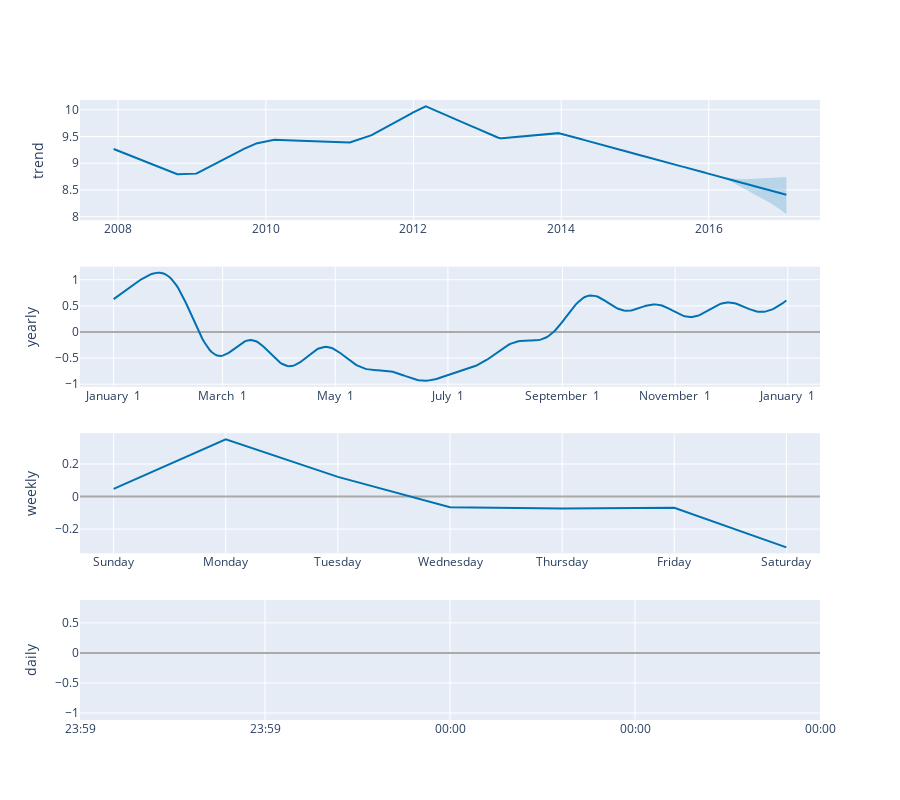

This figure's notebook cell:
### Code cell
plot_components_plotly(m, forecast)

### Figure 1 — Plotly figure (JSON) as saved in the notebook; plotly's stock layout.template omitted (floating-point values rounded to 4 significant figures; data arrays with more than 128 entries replaced by an {"elided": "..."} marker saying what was removed)
{"data": [{"line": {"color": "#0072B2", "width": 2}, "mode": "lines", "name": "trend", "type": "scatter", "x": {"elided": "3270 str values"}, "xaxis": "x", "y": {"elided": "3270 float values"}, "yaxis": "y"}, {"line": {"color": "rgba(0, 114, 178, 0.2)", "width": 0}, "mode": "lines", "name": "trend_upper", "type": "scatter", "x": {"elided": "3270 str values"}, "xaxis": "x", "y": {"elided": "3270 float values"}, "yaxis": "y"}, {"fill": "tonexty", "fillcolor": "rgba(0, 114, 178, 0.2)", "line": {"color": "rgba(0, 114, 178, 0.2)", "width": 0}, "mode": "lines", "name": "trend_lower", "type": "scatter", "x": {"elided": "3270 str values"}, "xaxis": "x", "y": {"elided": "3270 float values"}, "yaxis": "y"}, {"line": {"color": "#0072B2", "width": 2}, "mode": "lines", "name": "yearly", "type": "scatter", "x": {"elided": "365 str values"}, "xaxis": "x2", "y": {"elided": "365 float values"}, "yaxis": "y2"}, {"line": {"color": "#0072B2", "width": 2}, "mode": "lines", "name": "weekly", "type": "scatter", "x": ["2017-01-01T00:00:00", "2017-01-02T00:00:00", "2017-01-03T00:00:00", "2017-01-04T00:00:00", "2017-01-05T00:00:00", "2017-01-06T00:00:00", "2017-01-07T00:00:00"], "xaxis": "x3", "y": [0.0474, 0.3524, 0.1209, -0.06561, -0.07353, -0.06926, -0.3123], "yaxis": "y3"}, {"line": {"color": "#0072B2", "width": 2}, "mode": "lines", "name": "daily", "type": "scatter", "x": ["2017-01-01T00:00:00"], "xaxis": "x4", "y": [-0.1166], "yaxis": "y4"}], "layout": {"height": 800, "showlegend": false, "width": 900, "xaxis": {"anchor": "y", "domain": [0, 1], "range": ["2007-06-26T14:24:00", "2017-07-04T09:36:00"], "type": "date"}, "xaxis2": {"anchor": "y2", "domain": [0, 1], "range": ["2016-12-13T18:54:02.958904115", "2018-01-18T11:04:57.863013581"], "tickformat": "%B %e", "type": "date"}, "xaxis3": {"anchor": "y3", "domain": [0, 1], "range": ["2016-12-31T16:48:00", "2017-01-07T07:12:00"], "tickformat": "%A", "type": "date"}, "xaxis4": {"anchor": "y4", "domain": [0, 1], "range": ["2017-01-01T00:00:00", "2017-01-01T00:00:00"], "tickformat": "%H:%M", "type": "date"}, "yaxis": {"anchor": "x", "domain": [0.8063, 1], "rangemode": "normal", "title": {"text": "trend"}, "zerolinecolor": "#AAA"}, "yaxis2": {"anchor": "x2", "domain": [0.5375, 0.7312], "title": {"text": "yearly"}, "zerolinecolor": "#AAA"}, "yaxis3": {"anchor": "x3", "domain": [0.2687, 0.4625], "title": {"text": "weekly"}, "zerolinecolor": "#AAA"}, "yaxis4": {"anchor": "x4", "domain": [0, 0.1938], "title": {"text": "daily"}, "zerolinecolor": "#AAA"}}}
